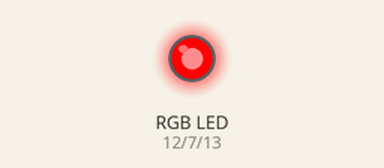
Simulated run of this sketch. Board: Arduino Uno, built with avr-gcc and run on an emulated ATmega328P. Shown: an RGB LED mixed from three pins (HIGH = lit).

Above: at 0.5 s.
At 2.7 s:
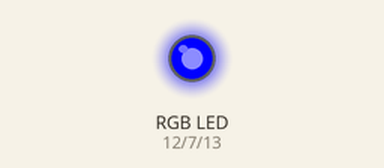
At 4.9 s:
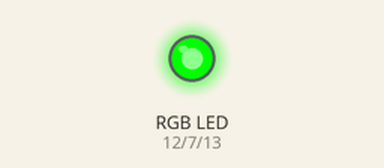
At 6.1 s:
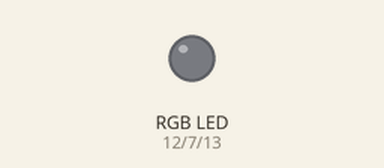
Timing chart, 0 to 8.7 s (numbered marks = the images above):
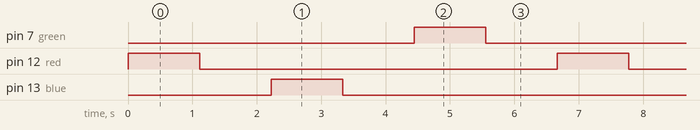

The sketch:

RGB_led.ino
```cpp
int  red = 12 ;
int  blue = 13 ;
int  green = 7 ;
int i =    0  ;
int t =    0  ;
int button =    2;
void setup() {
  // put your setup code here, to run once:
pinMode (red , OUTPUT);
pinMode (blue , OUTPUT);
pinMode (green , OUTPUT);
}

void loop() {

  while(i<11){

  digitalWrite (red , HIGH) ;
  delay(1111);
  digitalWrite (red , LOW) ;
  delay(1111);
  digitalWrite (blue , HIGH) ;
  delay(1111);
  digitalWrite (blue , LOW) ;
  delay(1111);
  digitalWrite (green , HIGH) ;
  delay(1111);
  digitalWrite (green , LOW) ;
  delay(1111);

  // put your main code here, to run repeatedly:

   i++;

  // put your main code here, to run repeatedly:

  }
}
```

Measured:
- by itself, pin 7 (green), pin 12 (red), pin 13 (blue): alternates HIGH for 1.1 s and LOW for 5.6 s, 22 changes in all, then stays LOW
- by itself, everything shown: repeats every 6.7 s, in 6 steps
